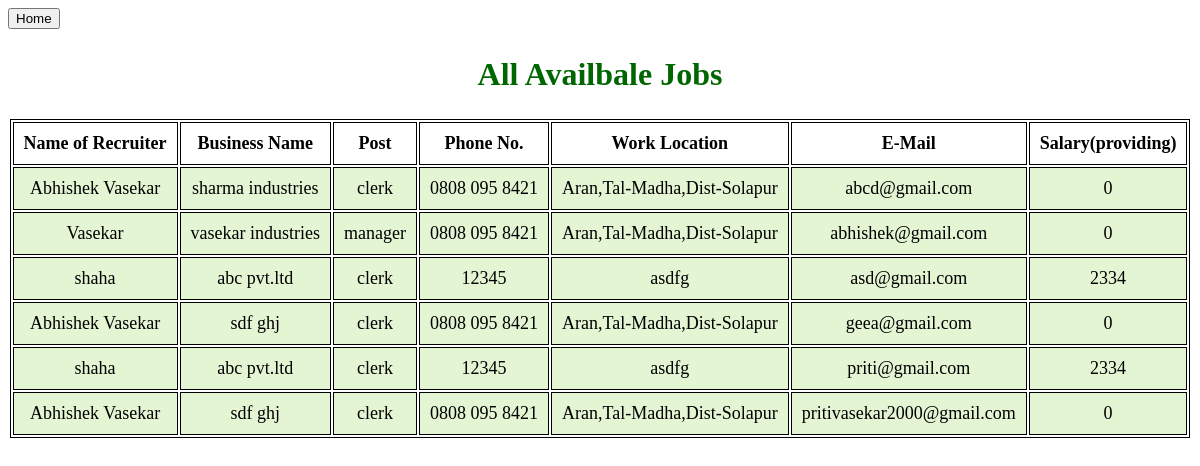
Page /display2.php on the committed database.
### tables this page shows
CREATE TABLE `available_jobs` (
  `Name` varchar(255) NOT NULL,
  `Business Name` varchar(255) NOT NULL,
  `workers_want_for` varchar(255) NOT NULL,
  `Phone_no` varchar(255) NOT NULL,
  `Address` varchar(255) NOT NULL,
  `E-mail` varchar(255) NOT NULL,
  `Salary` int(255) NOT NULL
);

### display2.php (the view, shortened to what this page needs)
<?php
      $servername = "localhost";
      $username = "root";
      $password = "";
      $database = "jobregistration";
      $conn = mysqli_connect($servername, $username, $password, $database);
      $query="SELECT * FROM available_jobs";
      $data=mysqli_query($conn,$query);
      ?>
<!DOCTYPE html>
<html lang="en">
<head>
    <a href="index.php"><button class="btn btn-success">Home</button></a>
</head>
<body>
    <section>
        <h1>All Availbale Jobs</h1>
        <table>
            <tr>
                <th>Name of Recruiter</th>
                <th>Business Name</th>
                <th>Post</th>
                <th>Phone No.</th>
                <th>Work Location</th>
                <th>E-Mail</th>
                <th>Salary(providing)</th>
            </tr>
            <?php
                while($rows=$data->fetch_assoc())
                {
             ?>
            <tr>
                <td><?php echo $rows['Name'];?></td>
                <td><?php echo $rows['Business Name'];?></td>
                <td><?php echo $rows['workers_want_for'];?></td>
                <td><?php echo $rows['Phone_no'];?></td>
                <td><?php echo $rows['Address'];?></td>
                <td><?php echo $rows['E-mail'];?></td>
                <td><?php echo $rows['Salary'];?></td>
            </tr>
            <?php
                }
             ?>
        </table>
    </section>
</body>
</html>

### display2.php (style rules this page uses)
table { margin: 0 auto; font-size: large; border: 1px solid black; }
h1 { text-align: center; color: #006600; font-size: xx-large; font-family: 'Gill Sans', 'Gill Sans MT', ' Calibri', 'Trebuchet MS', 'sans-serif'; }
td { background-color: #E4F5D4; border: 1px solid black; }
th, td { font-weight: bold; border: 1px solid black; padding: 10px; text-align: center; }
td { font-weight: lighter; }

### rows in the picture
available_jobs: Name "Abhishek Vasekar", Business Name "sharma industries", workers_want_for "clerk", Phone_no "0808 095 8421", Address "Aran,Tal-Madha,Dist-Solapur", value "abcd@gmail.com", Salary "0"
available_jobs: Name "Vasekar", Business Name "vasekar industries", workers_want_for "manager", Phone_no "0808 095 8421", Address "Aran,Tal-Madha,Dist-Solapur", value "abhishek@gmail.com", Salary "0"
available_jobs: Name "shaha", Business Name "abc pvt.ltd", workers_want_for "clerk", Phone_no "12345", Address "asdfg", value "asd@gmail.com", Salary "2334"
available_jobs: Name "Abhishek Vasekar", Business Name "sdf ghj", workers_want_for "clerk", Phone_no "0808 095 8421", Address "Aran,Tal-Madha,Dist-Solapur", value "geea@gmail.com", Salary "0"
available_jobs: Name "shaha", Business Name "abc pvt.ltd", workers_want_for "clerk", Phone_no "12345", Address "asdfg", value "priti@gmail.com", Salary "2334"
available_jobs: Name "Abhishek Vasekar", Business Name "sdf ghj", workers_want_for "clerk", Phone_no "0808 095 8421", Address "Aran,Tal-Madha,Dist-Solapur", value "pritivasekar2000@gmail.com", Salary "0"
